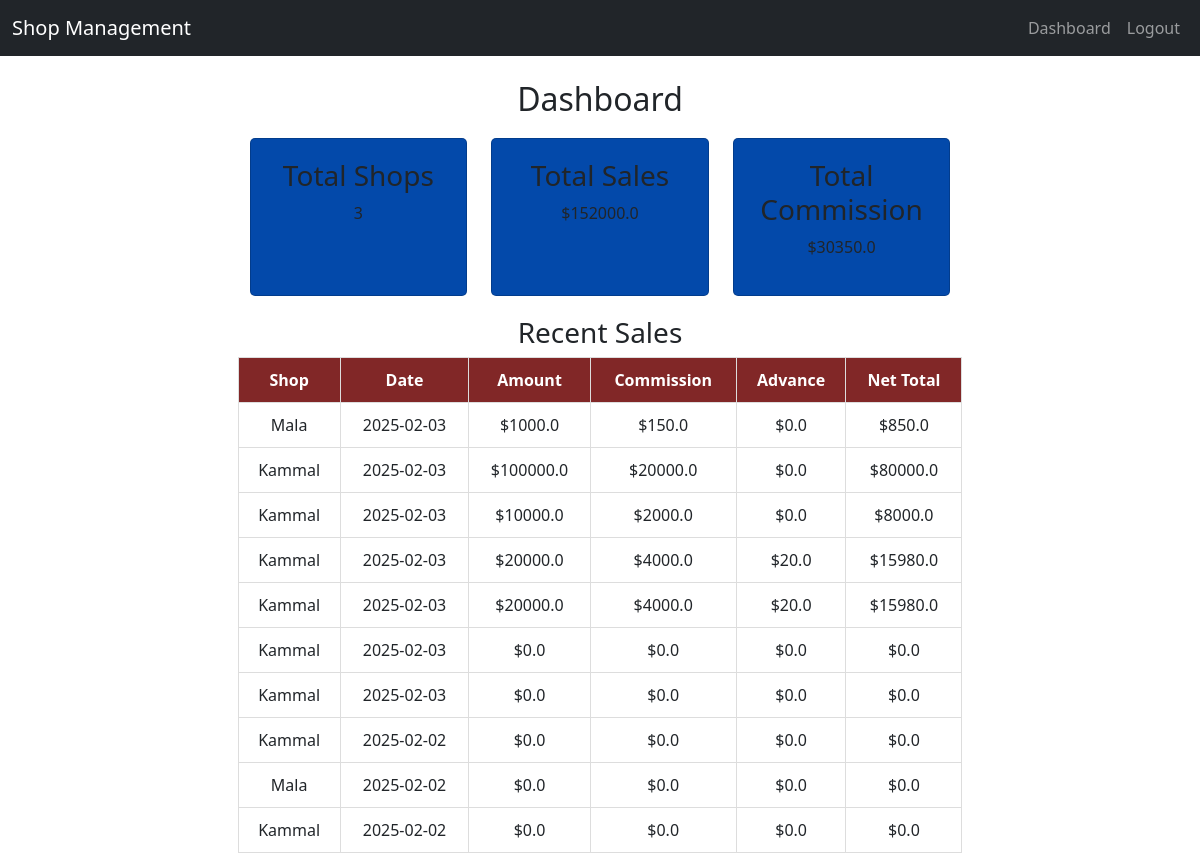
Page /dashboard (signed in) on the committed database.
### app.py (models this page shows)
class Sale(db.Model):
    id = db.Column(db.Integer, primary_key=True)
    shop_id = db.Column(db.Integer, db.ForeignKey('shop.id'), nullable=False)
    carnival_id = db.Column(db.Integer, db.ForeignKey('carnival.id'), nullable=False)  # Track which carnival this belongs to
    agent_id = db.Column(db.Integer, db.ForeignKey('user.id'), nullable=False)  # Track which agent recorded the sale
    amount = db.Column(db.Float, nullable=False)
    date = db.Column(db.DateTime, default=lambda: datetime.now(UTC))
    receipt_number = db.Column(db.String(50), unique=True, nullable=False)  # Unique receipt for tracking
    advance = db.Column(db.Float, default=0.0)  # Any advance taken
    settled = db.Column(db.Boolean, default=False)  # Tracks if the shop settled payments
    shop = db.relationship('Shop', backref=db.backref('sales', lazy=True))
    carnival = db.relationship('Carnival', backref=db.backref('sales', lazy=True))
    agent = db.relationship('User', backref=db.backref('sales', lazy=True))

class Shop(db.Model):
    id = db.Column(db.Integer, primary_key=True)
    name = db.Column(db.String(100), unique=True, nullable=False)
    commission_rate = db.Column(db.Float, nullable=False)
    carnival_id = db.Column(db.Integer, db.ForeignKey('carnival.id'), nullable=False)
    carnival = db.relationship('Carnival', backref=db.backref('shops', lazy=True))

### app.py (the view)
@app.route('/dashboard')
@login_required
def dashboard():
    shops = Shop.query.all()  # Get all shops
    sales = Sale.query.order_by(Sale.date.desc()).limit(10).all()  # Show last 10 sales
    total_sales = sum(sale.amount for sale in Sale.query.all())
    total_commission = sum(sale.amount * (sale.shop.commission_rate / 100) for sale in Sale.query.all())
    return render_template('dashboard.html', shops=shops, sales=sales, total_sales=total_sales, total_commission=total_commission)

### app.py (called while the page is built)
@login_manager.user_loader
def load_user(user_id):
    return User.query.get(int(user_id))

@app.before_request
def session_timeout():
    session.permanent = True
    session.modified = True
    if 'last_activity' in session:
        last_activity = session['last_activity']
        if isinstance(last_activity, str):  # Convert string to datetime
            last_activity = datetime.fromisoformat(last_activity)
            if last_activity.tzinfo is None:
                last_activity = last_activity.replace(tzinfo=timezone.utc)  # Convert to UTC
        if datetime.now(timezone.utc) - last_activity > app.config['PERMANENT_SESSION_LIFETIME']:
            logout_user()
            flash('Session expired. Please log in again.', 'warning')
            return redirect(url_for('login'))
    session['last_activity'] = datetime.now(UTC).isoformat()  # Store as ISO string

### templates/dashboard.html (shortened to what this page needs)
{% extends 'base.html' %}
{% block content %}
<div class="container">
    <h2>Dashboard</h2>
    <div class="summary">
        <div class="card">
            <h3>Total Shops</h3>
            <p>{{ shops | length }}</p>
        </div>
        <div class="card">
            <h3>Total Sales</h3>
            <p>${{ total_sales }}</p>
        </div>
        <div class="card">
            <h3>Total Commission</h3>
            <p>${{ total_commission }}</p>
        </div>
    </div>
    <h3>Recent Sales</h3>
    <table>
        <thead>
            <tr>
                <th>Shop</th>
                <th>Date</th>
                <th>Amount</th>
                <th>Commission</th>
                <th>Advance</th>
                <th>Net Total</th>
            </tr>
        </thead>
        <tbody>
            {% for sale in sales %}
            <tr>
                <td>{{ sale.shop.name }}</td>
                <td>{{ sale.date.strftime('%Y-%m-%d') }}</td>
                <td>${{ sale.amount }}</td>
                <td>${{ sale.amount * (sale.shop.commission_rate / 100) }}</td>
                <td>${{ sale.advance }}</td>
                <td>${{ sale.amount - (sale.amount * (sale.shop.commission_rate / 100)) - sale.advance }}</td>
            </tr>
            {% endfor %}
        </tbody>
    </table>
</div>
{% endblock %}

### templates/base.html (shortened to what this page needs)
<!DOCTYPE html>
<html lang="en">
<head>
    <link rel="stylesheet" href="https://cdn.jsdelivr.net/npm/bootstrap@5.3.0/dist/css/bootstrap.min.css">
</head>
<body>
    <nav class="navbar navbar-expand-lg navbar-dark bg-dark">
        <div class="container-fluid">
            <a class="navbar-brand" href="{{ url_for('dashboard') }}">Shop Management</a>
            <div class="collapse navbar-collapse">
                <ul class="navbar-nav ms-auto">
                    {% if current_user.is_authenticated %}
                        <li class="nav-item"><a class="nav-link" href="{{ url_for('dashboard') }}">Dashboard</a></li>
                        <li class="nav-item"><a class="nav-link" href="{{ url_for('logout') }}">Logout</a></li>
                    {% else %}
                        <li class="nav-item"><a class="nav-link" href="{{ url_for('login') }}">Login</a></li>
                    {% endif %}
                </ul>
            </div>
        </div>
    </nav>
    <div class="container mt-4">
        {% block content %}{% endblock %}
    </div>
</body>
</html>

### templates/dashboard.html (style rules this page uses)
.container { width: 80%; margin: auto; text-align: center; }
.summary { display: flex; justify-content: space-around; margin: 20px 0; }
.card { background: #0349aa; padding: 20px; border-radius: 5px; width: 30%; }
table { width: 100%; border-collapse: collapse; }
th, td { padding: 10px; border: 1px solid #ddd; }
th { background: #812727; color: white; }

### rows in the picture
Sale: shop.name "Mala", date "2025-02-03", amount "1000.0", sale.amount*(sale.shop.commission_rate/100) "150.0", advance "0.0", amount+advance "850.0"
Sale: shop.name "Kammal", date "2025-02-03", amount "100000.0", sale.amount*(sale.shop.commission_rate/100) "20000.0", advance "0.0", amount+advance "80000.0"
Sale: shop.name "Kammal", date "2025-02-03", amount "10000.0", sale.amount*(sale.shop.commission_rate/100) "2000.0", advance "0.0", amount+advance "8000.0"
Sale: shop.name "Kammal", date "2025-02-03", amount "20000.0", sale.amount*(sale.shop.commission_rate/100) "4000.0", advance "20.0", amount+advance "15980.0"
Sale: shop.name "Kammal", date "2025-02-03", amount "20000.0", sale.amount*(sale.shop.commission_rate/100) "4000.0", advance "20.0", amount+advance "15980.0"
Sale: shop.name "Kammal", date "2025-02-03", amount "0.0", sale.amount*(sale.shop.commission_rate/100) "0.0", advance "0.0", amount+advance "0.0"
Sale: shop.name "Kammal", date "2025-02-03", amount "0.0", sale.amount*(sale.shop.commission_rate/100) "0.0", advance "0.0", amount+advance "0.0"
Sale: shop.name "Kammal", date "2025-02-02", amount "0.0", sale.amount*(sale.shop.commission_rate/100) "0.0", advance "0.0", amount+advance "0.0"
Sale: shop.name "Mala", date "2025-02-02", amount "0.0", sale.amount*(sale.shop.commission_rate/100) "0.0", advance "0.0", amount+advance "0.0"
Sale: shop.name "Kammal", date "2025-02-02", amount "0.0", sale.amount*(sale.shop.commission_rate/100) "0.0", advance "0.0", amount+advance "0.0"

### other values in the picture
{{ shops | length }} "3"
{{ total_sales }} "152000.0"
{{ total_commission }} "30350.0"
